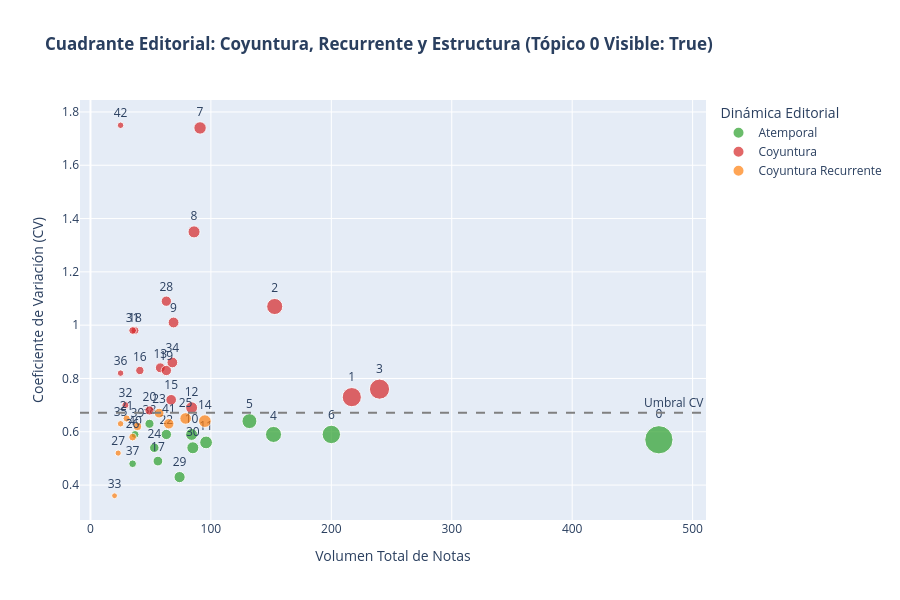

Notebook source saved alongside this figure:
### Code cell
import plotly.express as px

#minimo_notas = 20
MOSTRAR_POLITICA = True  # Cambiá a True si querés mostrar el Tópico 0

# 1. Filtramos ruido (-1) y aplicamos la regla del Tópico 0 según la variable MOSTRAR_POLITICA
if MOSTRAR_POLITICA:
    topicos_grafico = metricas_estabilidad[
        (metricas_estabilidad["Topic"] != -1) & 
        (metricas_estabilidad["volumen_total"] >= 5)
    ].copy()
else:
    topicos_grafico = metricas_estabilidad[
        (metricas_estabilidad["Topic"] != -1) & 
        (metricas_estabilidad["Topic"] != 0) & 
        (metricas_estabilidad["volumen_total"] >= 5)
    ].copy()

# 2. Imprimimos en consola para verificar los datos filtrados
print("--- DISTRIBUCIÓN DE TÓPICOS PARA EL GRÁFICO ---")
print(topicos_grafico[["Topic", "terminos_historicos", "dinamica_temporal", "coef_variacion"]].to_string())

# 3. Paleta de colores explícita para las tres dinámicas
colores_dinamica = {
    "Coyuntura": "#d62728",            # Rojo
    "Coyuntura Recurrente": "#ff7f0e",  # Naranja
    "Atemporal": "#2ca02c"             # Verde
}

# 4. Scatter Plot con el filtrado y colores correctos
fig_scatter = px.scatter(
    topicos_grafico,
    x="volumen_total",
    y="coef_variacion",
    color="dinamica_temporal",
    size="volumen_total",
    hover_name="terminos_historicos",
    text="Topic",
    color_discrete_map=colores_dinamica,
    title=f'<b>Cuadrante Editorial: Coyuntura, Recurrente y Estructura (Tópico 0 Visible: {MOSTRAR_POLITICA})</b>',
    labels={
        "volumen_total": "Volumen Total de Notas", 
        "coef_variacion": "Coeficiente de Variación (CV)",
        "dinamica_temporal": "Dinámica Editorial"
    },
    height=600
)

fig_scatter.update_traces(textposition='top center')

# Línea de referencia del umbral de CV
fig_scatter.add_hline(y=umbral_cv, line_dash="dash", line_color="gray", annotation_text="Umbral CV")

# Guardar y mostrar
fig_scatter.write_html(OUTPUT_DIR / "03A_cuadrante_editorial.html")
fig_scatter.show()

### Figure 1 — Plotly figure (JSON) as saved in the notebook; plotly's stock layout.template omitted (floating-point values rounded to 4 significant figures)
{"data": [{"hovertemplate": "<b>%{hovertext}</b><br><br>Dinámica Editorial=Atemporal<br>Volumen Total de Notas=%{marker.size}<br>Coeficiente de Variación (CV)=%{y}<br>Topic=%{text}<extra></extra>", "hovertext": ["político, política, electoral, candidato, campaña", "déficit, deuda, endeudamiento, inflación, monetario", "pedagógico, enseñanza, escolar, educativo, enseñar", "asesinato, policía, policial, maldonado, matar", "boliviano, bolivia, político, política, electoral", "asesino, testimonio, testigo, víctima, homicidio", "innovación, tecnológico, tecno, tecnología, inteligencia", "música, musical, músico, rapero, canción", "arte, artes, art, estética, artístico", "ficción, protagonista, personaje, melodrama, película", "sociedad, comunitario, proyecto, comunidad, política", "astrónomo, ciencia, universo, teoría, astrología", "bailarín, tango, protagonista, ballet, teatral", "manifestación, feminista, multitud, militante, político"], "legendgroup": "Atemporal", "marker": {"color": "#2ca02c", "size": [472, 152, 132, 200, 84, 96, 56, 63, 53, 74, 85, 35, 49, 37], "sizemode": "area", "sizeref": 1.18, "symbol": "circle"}, "mode": "markers+text", "name": "Atemporal", "orientation": "v", "showlegend": true, "text": [0.0, 4.0, 5.0, 6.0, 10.0, 11.0, 17.0, 22.0, 24.0, 29.0, 30.0, 37.0, 38.0, 40.0], "textposition": "top center", "type": "scatter", "x": [472, 152, 132, 200, 84, 96, 56, 63, 53, 74, 85, 35, 49, 37], "xaxis": "x", "y": [0.57, 0.59, 0.64, 0.59, 0.59, 0.56, 0.49, 0.59, 0.54, 0.43, 0.54, 0.48, 0.63, 0.59], "yaxis": "y"}, {"hovertemplate": "<b>%{hovertext}</b><br><br>Dinámica Editorial=Coyuntura<br>Volumen Total de Notas=%{marker.size}<br>Coeficiente de Variación (CV)=%{y}<br>Topic=%{text}<extra></extra>", "hovertext": ["feminismo, feminista, patriarcado, masculinidad, mujeres", "fifa, futbolista, fútbol, deporte, brasil", "literario, escritora, autor, literatura, escritor", "aborto, abortar, anticonceptivo, embarazo, embarazado", "epidemia, vacunar, virus, vacuna, pandemia", "político, libertario, política, presidencial, ideológico", "economía, económico, futuro, ambiental, industria", "papal, catolicismo, arzobispo, católica, católico", "sindicalismo, reforma, político, política, laboral", "brasil, brasilero, brasilia, brasileño, dictadura", "chileno, chile, político, dictadura, política", "periodista, periodístico, periódico, narrativo, escritora", "ríos, río, arroyo, agua, inundación", "futuro, pandemia, crisis, pensamiento, precariedad", "digital, internet, tecnología, móvil, celular", "catástrofe, desastre, tragedia, terremoto, muerto", "película, personaje, actor, hombre, américo", "holocausto, terrorista, siria, europa, terrorismo", "padre, papá, hijo, abuelo, hermano"], "legendgroup": "Coyuntura", "marker": {"color": "#d62728", "size": [217, 153, 240, 91, 86, 69, 84, 58, 67, 41, 37, 63, 49, 63, 35, 29, 68, 25, 25], "sizemode": "area", "sizeref": 1.18, "symbol": "circle"}, "mode": "markers+text", "name": "Coyuntura", "orientation": "v", "showlegend": true, "text": [1.0, 2.0, 3.0, 7.0, 8.0, 9.0, 12.0, 13.0, 15.0, 16.0, 18.0, 19.0, 20.0, 28.0, 31.0, 32.0, 34.0, 36.0, 42.0], "textposition": "top center", "type": "scatter", "x": [217, 153, 240, 91, 86, 69, 84, 58, 67, 41, 37, 63, 49, 63, 35, 29, 68, 25, 25], "xaxis": "x", "y": [0.73, 1.07, 0.76, 1.74, 1.35, 1.01, 0.69, 0.84, 0.72, 0.83, 0.98, 0.83, 0.68, 1.09, 0.98, 0.7, 0.86, 0.82, 1.75], "yaxis": "y"}, {"hovertemplate": "<b>%{hovertext}</b><br><br>Dinámica Editorial=Coyuntura Recurrente<br>Volumen Total de Notas=%{marker.size}<br>Coeficiente de Variación (CV)=%{y}<br>Topic=%{text}<extra></extra>", "hovertext": ["mediático, periodístico, político, periodista, política", "soviética, soviético, vladimir, rusia, ucrania", "justicia, judicial, juzgado, condenar, tribunal", "violencia, feminismo, feminista, violento, violación", "fotoperiodismo, retratar, retrato, fotógrafo, fotografiar", "israel, netanyahu, israelí, palestina, palestino", "submarino, marino, naufragio, océano, naval", "cubano, cubana, cuba, chile, comunista", "morir, muerte, moribundo, cadáver, fallecido", "pobreza, inmobiliario, habitante, pobre, vecino"], "legendgroup": "Coyuntura Recurrente", "marker": {"color": "#ff7f0e", "size": [95, 30, 57, 79, 35, 23, 20, 25, 39, 65], "sizemode": "area", "sizeref": 1.18, "symbol": "circle"}, "mode": "markers+text", "name": "Coyuntura Recurrente", "orientation": "v", "showlegend": true, "text": [14.0, 21.0, 23.0, 25.0, 26.0, 27.0, 33.0, 35.0, 39.0, 41.0], "textposition": "top center", "type": "scatter", "x": [95, 30, 57, 79, 35, 23, 20, 25, 39, 65], "xaxis": "x", "y": [0.64, 0.65, 0.67, 0.65, 0.58, 0.52, 0.36, 0.63, 0.62, 0.63], "yaxis": "y"}], "layout": {"annotations": [{"showarrow": false, "text": "Umbral CV", "x": 1, "xanchor": "right", "xref": "x domain", "y": 0.671, "yanchor": "bottom", "yref": "y"}], "height": 600, "legend": {"itemsizing": "constant", "title": {"text": "Dinámica Editorial"}, "tracegroupgap": 0}, "shapes": [{"line": {"color": "gray", "dash": "dash"}, "type": "line", "x0": 0, "x1": 1, "xref": "x domain", "y0": 0.671, "y1": 0.671, "yref": "y"}], "title": {"text": "<b>Cuadrante Editorial: Coyuntura, Recurrente y Estructura (Tópico 0 Visible: True)</b>"}, "xaxis": {"anchor": "y", "domain": [0, 1], "title": {"text": "Volumen Total de Notas"}}, "yaxis": {"anchor": "x", "domain": [0, 1], "title": {"text": "Coeficiente de Variación (CV)"}}}}
